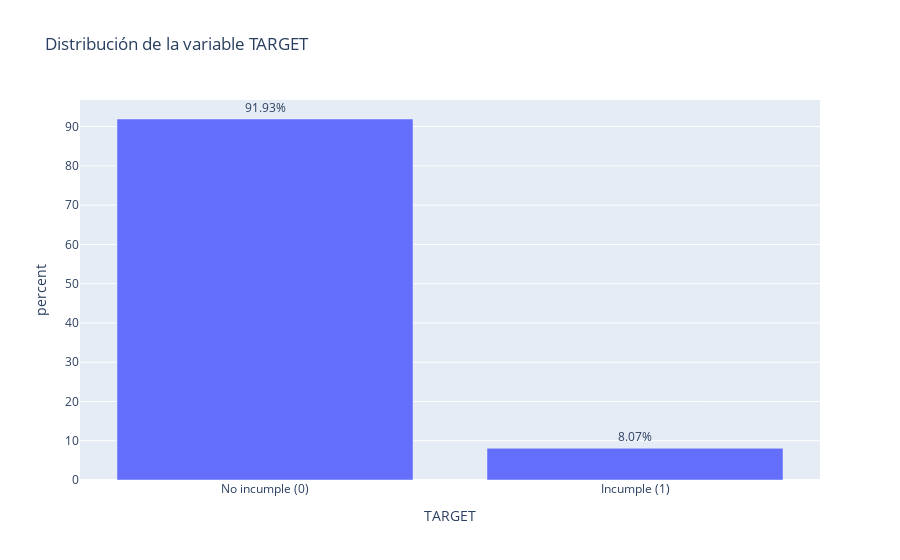

This figure's notebook cell:
### Code cell
import matplotlib.pyplot as plt
import seaborn as sns
import plotly.express as px

# Proporción y conteo de clases en TARGET
target_distribution = data['TARGET'].value_counts(normalize=True).mul(100).rename('percent')
target_count = data['TARGET'].value_counts()

# Crear un DataFrame para organizar los resultados
target_analysis = pd.DataFrame({
    'TARGET': target_count.index,
    'count': target_count.values,
    'percent': target_distribution.values
})

print("Distribución de TARGET:")
print(target_analysis)

# Gráfico de barras de la distribución de TARGET con Matplotlib
plt.figure(figsize=(8, 6))
sns.barplot(x=target_analysis['TARGET'], y=target_analysis['percent'], palette="viridis")
plt.title("Distribución de la variable TARGET")
plt.xlabel("TARGET")
plt.ylabel("Porcentaje (%)")
plt.xticks([0, 1], ['No incumple (0)', 'Incumple (1)'])
plt.show()

# Gráfico interactivo con Plotly
fig = px.bar(
    target_analysis, x='TARGET', y='percent',
    title="Distribución de la variable TARGET",
    text='percent'
)
fig.update_traces(texttemplate='%{text:.2f}%', textposition='outside')
fig.update_layout(xaxis=dict(tickmode='array', tickvals=[0, 1], ticktext=['No incumple (0)', 'Incumple (1)']))
fig.show()

### Figure 1 — Plotly figure (JSON) as saved in the notebook; plotly's stock layout.template omitted (floating-point values rounded to 4 significant figures)
{"data": [{"alignmentgroup": "True", "hovertemplate": "TARGET=%{x}<br>percent=%{text}<extra></extra>", "legendgroup": "", "marker": {"color": "#636efa", "pattern": {"shape": ""}}, "name": "", "offsetgroup": "", "orientation": "v", "showlegend": false, "text": [91.93, 8.073], "textposition": "outside", "texttemplate": "%{text:.2f}%", "type": "bar", "x": [0, 1], "xaxis": "x", "y": [91.93, 8.073], "yaxis": "y"}], "layout": {"barmode": "relative", "legend": {"tracegroupgap": 0}, "title": {"text": "Distribución de la variable TARGET"}, "xaxis": {"anchor": "y", "domain": [0, 1], "tickmode": "array", "ticktext": ["No incumple (0)", "Incumple (1)"], "tickvals": [0, 1], "title": {"text": "TARGET"}}, "yaxis": {"anchor": "x", "domain": [0, 1], "title": {"text": "percent"}}}}
